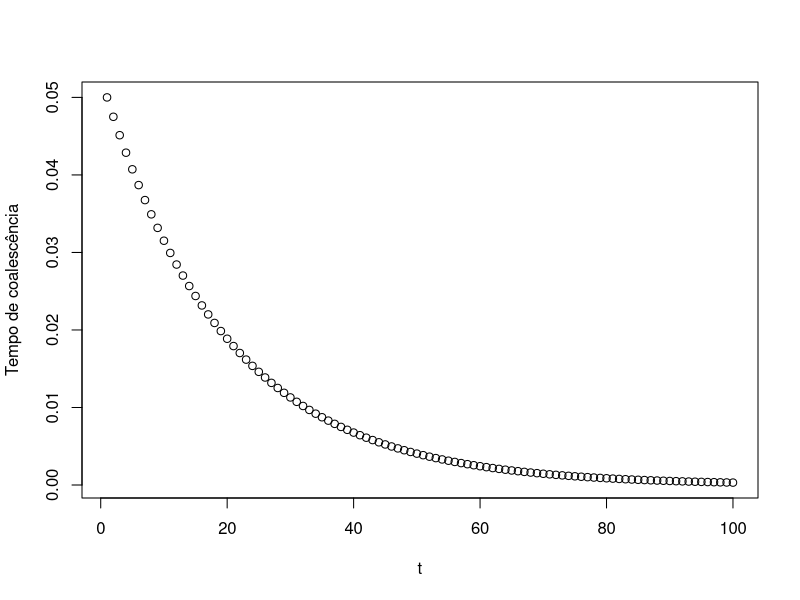

The R script that drew this image:
# Time to coalescent event

# Probability of coalescent of 2 lineages in generation t
# N diploid individuals, sample of n=2

pr.coal2.t <- function(N,t) {
x <- 1/(2*N) * (1 - 1/(2*N))^(t-1)
return(x)
}
 
t <- seq(1:100)

result <- pr.coal2.t(10,t)

plot(result ~ t, ylab = "Tempo de coalescência")
result